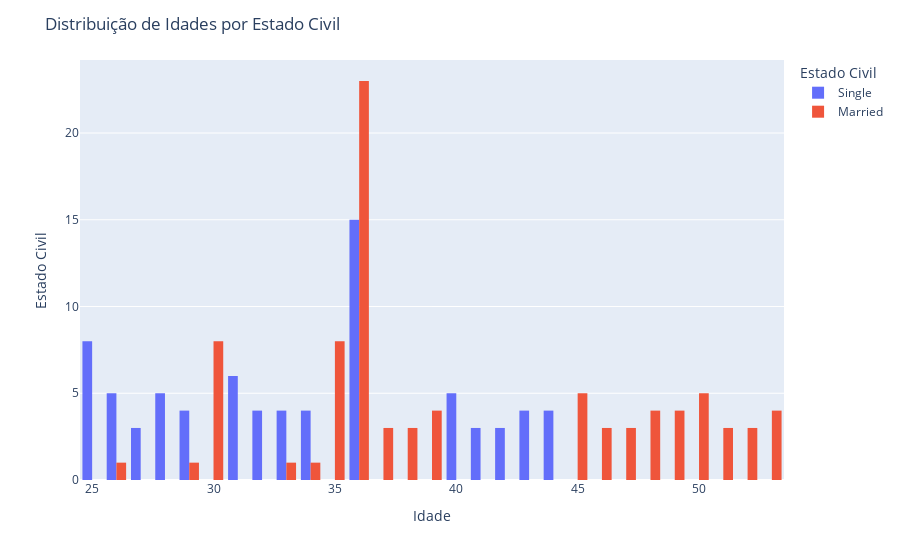

Notebook cell for this chart:
### Markdown cell above
#### 3.2.1 Idade e Estado Civil

### Code cell
fig = px.histogram(df, x='Age', color='Marital Status', barmode='group', nbins=30)

fig.update_layout(
    title='Distribuição de Idades por Estado Civil',
    xaxis_title='Idade',
    yaxis_title='Estado Civil',
    legend_title='Estado Civil',
)

fig.show()

### Figure 1 — Plotly figure (JSON) as saved in the notebook; plotly's stock layout.template omitted (floating-point values rounded to 4 significant figures)
{"data": [{"alignmentgroup": "True", "bingroup": "x", "hovertemplate": "Marital Status=Single<br>Age=%{x}<br>count=%{y}<extra></extra>", "legendgroup": "Single", "marker": {"color": "#636efa", "pattern": {"shape": ""}}, "name": "Single", "nbinsx": 30, "offsetgroup": "Single", "orientation": "v", "showlegend": true, "type": "histogram", "x": [25, 40, 26, 31, 36, 36, 36, 36, 36, 36, 43, 29, 34, 44, 25, 40, 26, 31, 41, 27, 32, 42, 28, 33, 43, 29, 34, 44, 25, 25, 40, 26, 31, 41, 27, 32, 42, 28, 33, 36, 36, 36, 36, 36, 25, 40, 26, 31, 41, 27, 32, 42, 28, 33, 43, 29, 34, 44, 25, 25, 28, 31, 32, 25, 40, 26, 31, 36, 36, 36, 36, 28, 33, 43, 29, 34, 44], "xaxis": "x", "yaxis": "y"}, {"alignmentgroup": "True", "bingroup": "x", "hovertemplate": "Marital Status=Married<br>Age=%{x}<br>count=%{y}<extra></extra>", "legendgroup": "Married", "marker": {"color": "#EF553B", "pattern": {"shape": ""}}, "name": "Married", "nbinsx": 30, "offsetgroup": "Married", "orientation": "v", "showlegend": true, "type": "histogram", "x": [30, 35, 45, 50, 36, 36, 36, 36, 36, 36, 36, 48, 53, 39, 49, 30, 35, 45, 50, 36, 46, 51, 37, 47, 52, 38, 48, 53, 39, 49, 30, 35, 30, 35, 45, 50, 36, 46, 51, 37, 47, 52, 36, 36, 36, 36, 36, 36, 36, 30, 35, 45, 50, 36, 46, 51, 37, 47, 52, 38, 48, 53, 39, 49, 30, 35, 30, 35, 33, 26, 29, 34, 30, 35, 45, 50, 36, 36, 36, 36, 36, 36, 38, 48, 53, 39, 49], "xaxis": "x", "yaxis": "y"}], "layout": {"barmode": "group", "legend": {"title": {"text": "Estado Civil"}, "tracegroupgap": 0}, "margin": {"t": 60}, "title": {"text": "Distribuição de Idades por Estado Civil"}, "xaxis": {"anchor": "y", "domain": [0, 1], "title": {"text": "Idade"}}, "yaxis": {"anchor": "x", "domain": [0, 1], "title": {"text": "Estado Civil"}}}}
